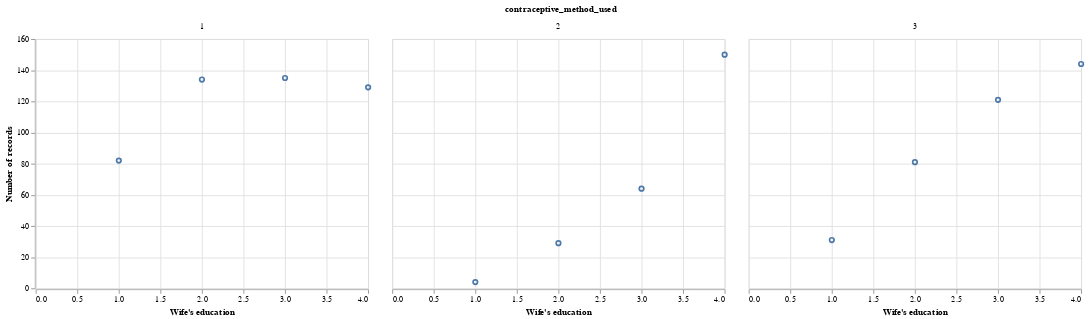

Notebook code for this chart:
### Code cell
wife_education_correlation = alt.Chart(cmc_train, title = "Education vs. Method of Contraception Used").mark_point().encode(
    x = alt.X("wife_education", title = "Wife's education"),
    y = alt.Y("count()", title = "Number of records")
).facet("contraceptive_method_used")
wife_education_correlation

### Figure 1 — Vega-Lite specification as saved in the notebook (floating-point values rounded to 4 significant figures; data arrays with more than 128 entries replaced by an {"elided": "..."} marker saying what was removed)
{"$schema": "https://vega.github.io/schema/vega-lite/v4.17.0.json", "config": {"view": {"continuousHeight": 300, "continuousWidth": 400}}, "data": {"name": "data-f15167d60f413a998667f82347f8e248"}, "datasets": {"data-f15167d60f413a998667f82347f8e248": {"elided": "1104 records"}}, "facet": {"field": "contraceptive_method_used", "type": "quantitative"}, "spec": {"encoding": {"x": {"field": "wife_education", "title": "Wife's education", "type": "quantitative"}, "y": {"aggregate": "count", "title": "Number of records", "type": "quantitative"}}, "mark": "point", "title": "Education vs. Method of Contraception Used"}}
